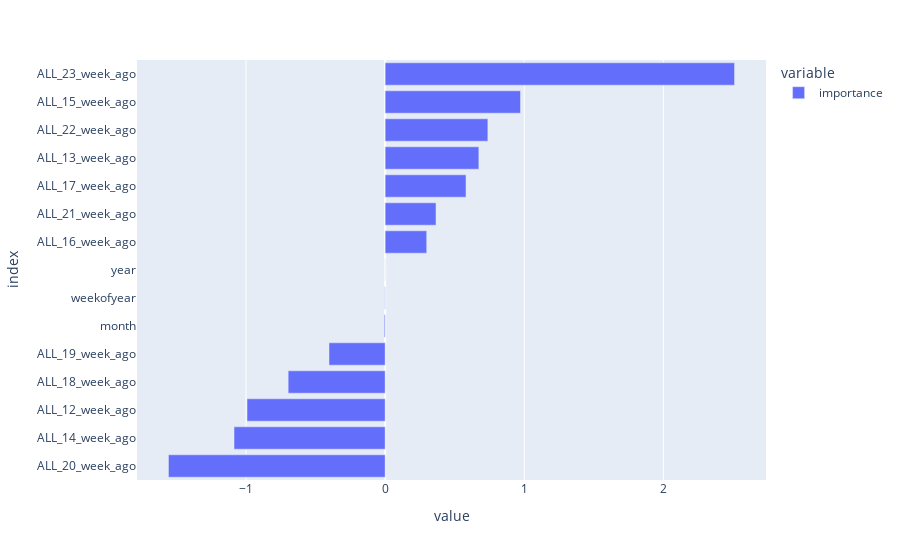

The notebook cell saved with this chart:
### Code cell
%%time

train_last_date = df_gr.index[-1]
X_train = X[X.index <= train_last_date]
y_train = y[y.index <= train_last_date]
print(X_train.shape, y_train.shape)

model = trainXGBoost(X_train, y_train)

fi = pd.DataFrame(model.coef_, index=X_train.columns, columns=['importance']).sort_values('importance')
px.bar(fi, orientation='h')

### Figure 1 — Plotly figure (JSON) as saved in the notebook; plotly's stock layout.template omitted (floating-point values rounded to 4 significant figures)
{"data": [{"alignmentgroup": "True", "hovertemplate": "variable=importance<br>value=%{x}<br>index=%{y}<extra></extra>", "legendgroup": "importance", "marker": {"color": "#636efa", "pattern": {"shape": ""}}, "name": "importance", "offsetgroup": "importance", "orientation": "h", "showlegend": true, "textposition": "auto", "type": "bar", "x": [-1.558, -1.087, -0.9931, -0.6973, -0.4037, -0.006653, -0.002449, -5.104e-05, 0.2989, 0.3655, 0.5812, 0.6736, 0.7384, 0.9731, 2.512], "xaxis": "x", "y": ["ALL_20_week_ago", "ALL_14_week_ago", "ALL_12_week_ago", "ALL_18_week_ago", "ALL_19_week_ago", "month", "weekofyear", "year", "ALL_16_week_ago", "ALL_21_week_ago", "ALL_17_week_ago", "ALL_13_week_ago", "ALL_22_week_ago", "ALL_15_week_ago", "ALL_23_week_ago"], "yaxis": "y"}], "layout": {"autosize": true, "barmode": "relative", "legend": {"title": {"text": "variable"}, "tracegroupgap": 0}, "margin": {"t": 60}, "xaxis": {"anchor": "y", "autorange": true, "domain": [0, 1], "range": [-1.784, 2.738], "title": {"text": "value"}, "type": "linear"}, "yaxis": {"anchor": "x", "autorange": true, "domain": [0, 1], "range": [-0.5, 14.5], "title": {"text": "index"}, "type": "category"}}}
